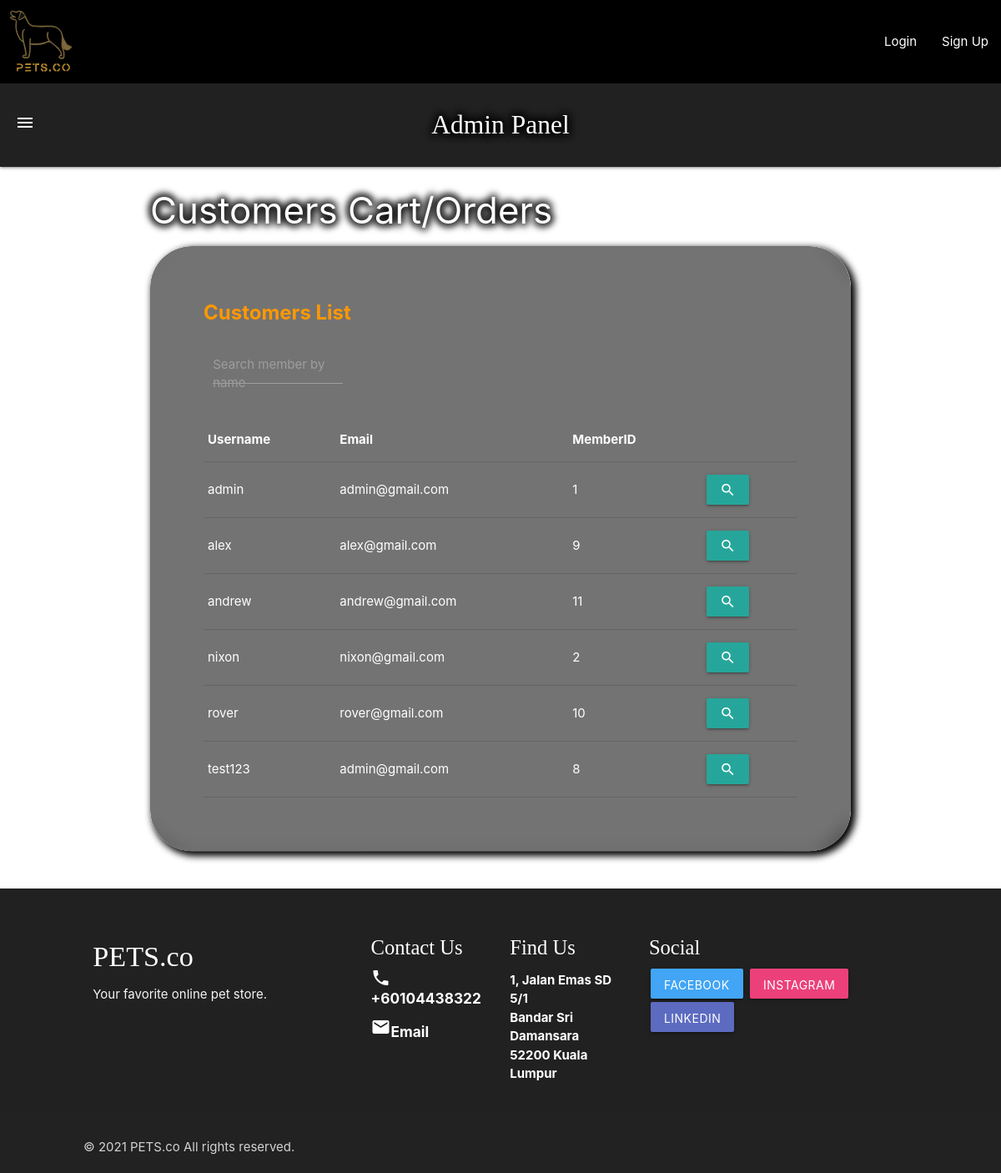
Screenshot of /admin_view_orders.php with the database file from the repository.
### tables this page shows
CREATE TABLE `members` (
  `MemberID` int(11) NOT NULL,
  `Username` varchar(64) NOT NULL,
  `Password` varchar(512) NOT NULL,
  `Email` varchar(64) NOT NULL,
  `PrivilegeLevel` int(11) NOT NULL DEFAULT 0,
  `OTP` int(11) NOT NULL
);

### admin_view_orders.php (the view, shortened to what this page needs)
<!DOCTYPE html>
<html lang="en">
</head>
<?php
  include "header.php";
  require_once "includes/utils/dbhandler.php";
?>
<?php include "admin_nav_bar.php"; ?>
<div class="container">
  <h3 class="page-title white-text">Customers Cart/Orders </h3>
  <div class="row" style="padding-bottom: 10px;">
    <div class="rounded-card-parent">
      <div class="card rounded-card">
        <div class="card-content white-text">
          <span class="card-title orange-text bold">Customers List</span>
          <form class="row" action="admin_view_orders.php" method="POST" style="margin: 0px;">
            <div class="input-field col s3 white-text">
              <input name="search_member" type="text" class="validate; white-text" maxlength="20">
              <label for="search_member">Search member by name</label>
              <span class="helper-text" data-error="text only" data-success="correct"></span>
            </div>
          </form>
          <table class="responsive-table">
            <thead>
              <tr><th>Username</th><th>Email</th><th>MemberID</th><th></th></tr>
            </thead>
            <tbody>
              <?php
                if (!isset($searchMember) || EmptyInputSelectUser($searchMember))
                {
                  $sql = "SELECT * FROM Members ORDER BY Username LIMIT 20";
                  $result = $conn->query($sql) or die($conn->error);
                  while ($row = $result->fetch_assoc())
                  {
                    $memberID = $row["MemberID"];
                    $searchMember = $row["Username"];
                    $email = $row["Email"];
                    echo(
                      "<tr>
                        <td>$searchMember</td>
                        <td>$email</td>
                        <td>$memberID</td>
                        <td>
                          <form action='admin_view_orders.php' method='GET'>
                            <input type='hidden' name='username' value='$searchMember'/>
                            <input type='hidden' name='member_id' value='$memberID'/>
                            <button name='view_order' value=1 class='btn' type='submit'>
                              <i class='material-icons'>search</i>
                            </button>
                          </form>
                        </td>
                      </tr>"
                    );
                  }
                }
              ?>
            </tbody>
          </table>
        </div>
      </div>
    </div>
  </div>
</div>
<?php include "footer.php"; ?>

### static/css/base.css (style rules this page uses)
html { height: 100%; background-repeat: no-repeat; }
body { height: 100%; animation-name: backgroundColorPalette; background-blend-mode: luminosity; animation-duration: 5s; animation-iteration-count: infinite; animation-direction: alternate; animation-timing-function: linear; }
body::before { background: url('admin_background.jpg'); background-repeat: no-repeat; background-size: cover; background-attachment: fixed; filter: grayscale(); }
thead { border-bottom: 1.5px solid cyan; }
.page-title { color: white; text-shadow: black 4px 0px 8px, black -4px 0px 8px, black 0px 4px 8px, black 0px -4px 8px; }

### static/css/cards.css (style rules this page uses)
.rounded-card-parent { box-shadow: black 4px 4px 8px 2px; border-radius: 50px; transition: 0.3s cubic-bezier(0.8, 0, 0.2, 1); }
.rounded-card { color: white; padding: 40px; clip-path: inset(0px 0px round 50px 50px); background-color: rgba(56, 56, 56, 0.7); backdrop-filter: blur(10px); transition: 0.3s cubic-bezier(0.8, 0, 0.2, 1); }

### rows the page displays
members: Username "admin", Email "admin@gmail.com", MemberID "1"
members: Username "alex", Email "alex@gmail.com", MemberID "9"
members: Username "andrew", Email "andrew@gmail.com", MemberID "11"
members: Username "nixon", Email "nixon@gmail.com", MemberID "2"
members: Username "rover", Email "rover@gmail.com", MemberID "10"
members: Username "test123", Email "admin@gmail.com", MemberID "8"
